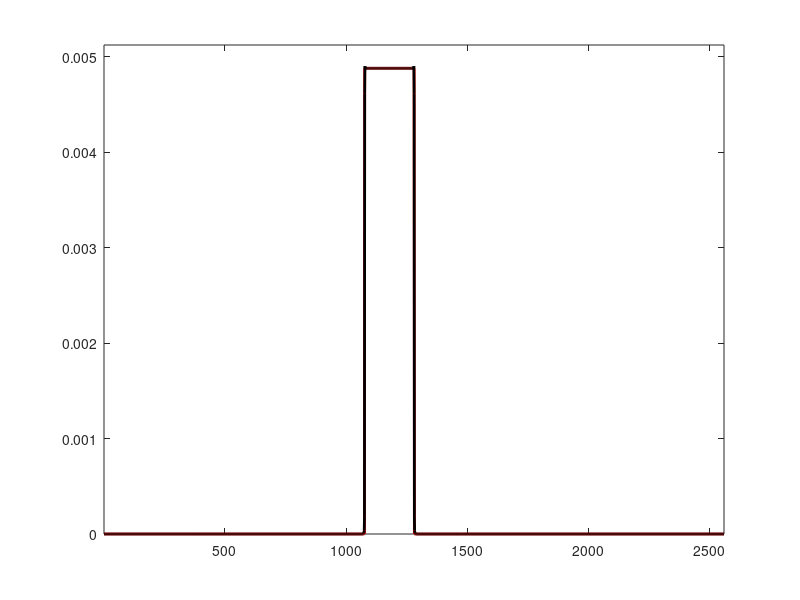

This chart was generated by the following MATLAB code:
%%
% Test for mirror-descent deconvolution under positivity constraints.

n = 256*10; 

% load filter
t = [0:n/2,-n/2+1:-1]'/n;

% Gaussian kernel
s = .05; 
k = exp(-t.^2/(2*s^2)); k = k/sum(k);
k = k/sum(k);
% ED kernel
s = .05; 
k = -abs(t); 

% be sure it is positive
kf = max(fft(k),0);
% convolution operator
K = @(x)real(ifft(kf.*fft(x)));

% data
x0 = double(abs(t-1/2)<.08);
x0 = x0/sum(x0);

% energy <h*(x-x0),x-x0>
dotp = @(x,y)sum(x(:).*y(:));
E = @(x)dotp(K(x-x0),x-x0)/2;

niter = 100000;
q = 80; % #display
ndisp = round(linspace(1,niter,q));
kdisp = 1;


tau = 50; %% NEEDS TO BE TUNED
x = ones(n,1)/n; 
for it=1:niter
    G = K(x-x0);
    x = x .* exp( -tau*G );
    x = x/sum(x);
    Elist(it)=E(x);
    if it==ndisp(kdisp)
        clf; hold on;
        plot(x0, 'r', 'LineWidth', 2); plot(x0, 'r');
        plot(x, 'k', 'LineWidth', 2); axis([1 n 0 max(x0)*1.05]); box on;
        drawnow;
        kdisp = kdisp+1;
    end
end
return;
clf;
plot(log(Elist), 'LineWidth', 2); 
axis tight;
